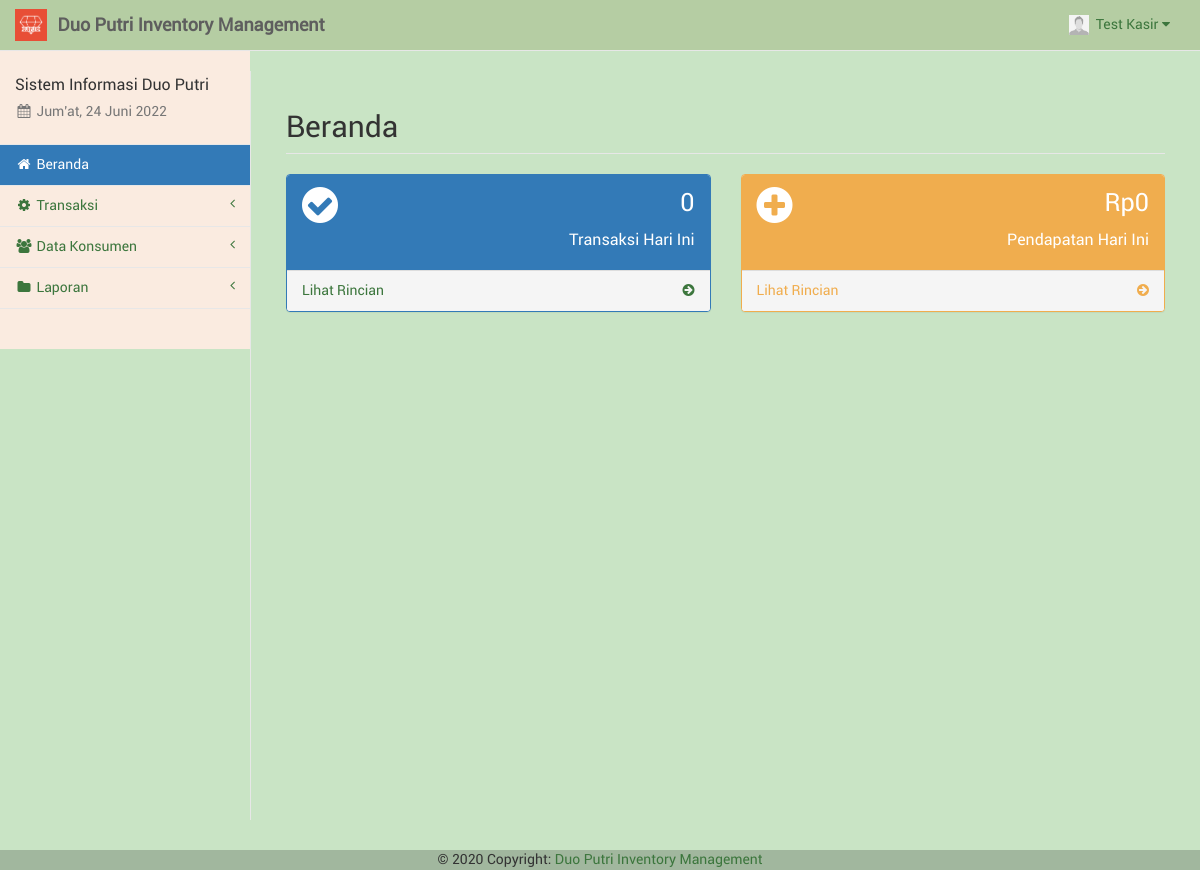
The page /kasir/index.php (signed in) on the database as committed earlier.
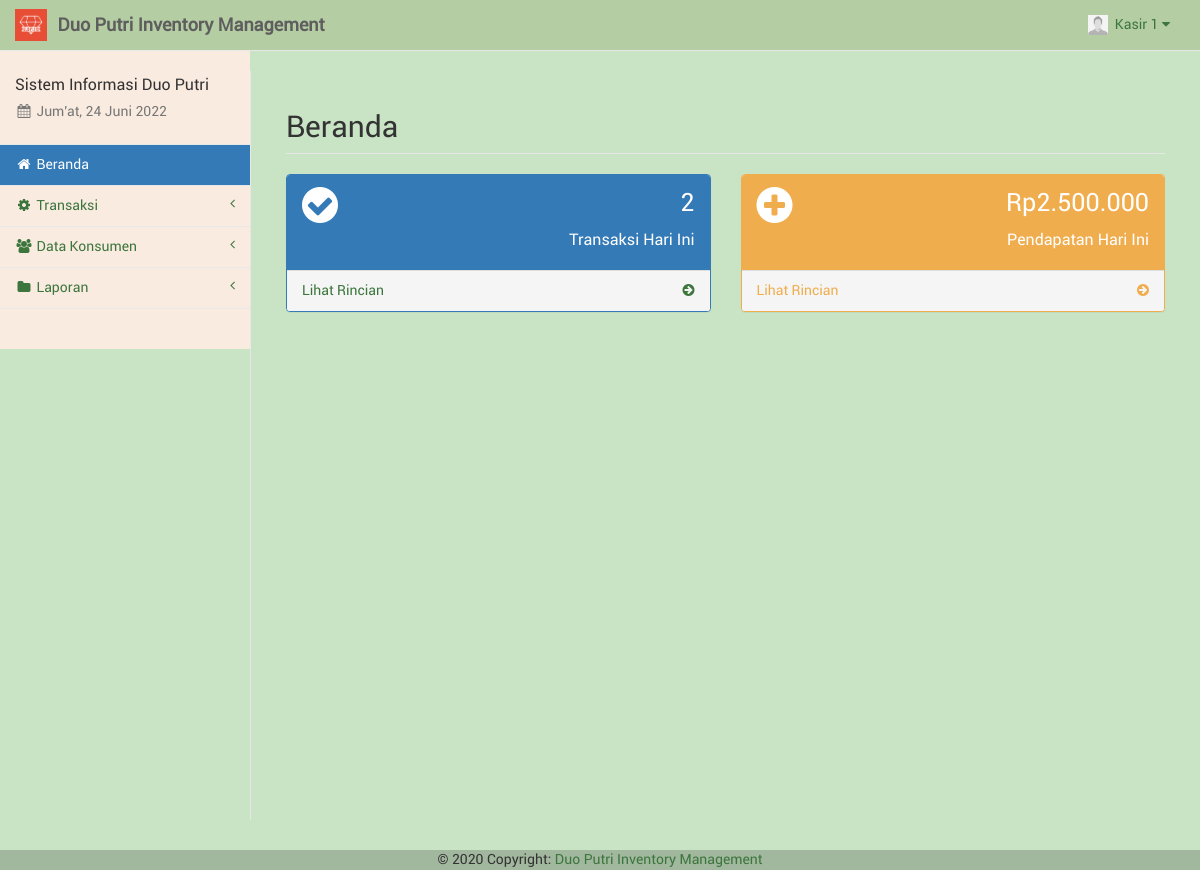
The same page on the database as committed later.
### tables this page shows
CREATE TABLE `kasir` (
  `id_kasir` int(11) NOT NULL,
  `nama_kasir` varchar(50) NOT NULL,
  `telp_kasir` varchar(20) NOT NULL,
  `user_kasir` varchar(50) NOT NULL,
  `pass_kasir` varchar(100) NOT NULL,
  `foto_kasir` text NOT NULL,
  `id_adm` int(11) NOT NULL
);

### kasir/sess_check.php (called while the page is built, shortened)
<?php
	$chk_sess = $_SESSION['kasir'];
	include("dist/config/koneksi.php");
	$sql_sess = "SELECT * FROM kasir WHERE id_kasir='". $chk_sess ."'";
	$ress_sess = mysqli_query($conn, $sql_sess);
	$row_sess = mysqli_fetch_array($ress_sess);
	$sess_kasirname = $row_sess['nama_kasir'];
	$sess_kasirfoto = $row_sess['foto_kasir'];
?>

### kasir/dist/function/format_rupiah.php (called while the page is built, shortened)
<?php
	function format_rupiah($rp) {
		$jumlah = number_format($rp, 0, ",", ".");
		$rupiah = "Rp". $jumlah;
		return $rupiah;
	}
?>

### kasir/layout_top.php (the view, shortened to what the changed rows need)
<!DOCTYPE html>
<html lang="en">
<head>
	<link href="libs/bootstrap/dist/css/bootstrap.min.css" rel="stylesheet">
	<link href="libs/metisMenu/dist/metisMenu.min.css" rel="stylesheet">
	<link href="libs/datatables-plugins/integration/bootstrap/3/dataTables.bootstrap.css" rel="stylesheet">
	<link href="libs/datatables-responsive/css/dataTables.responsive.css" rel="stylesheet">
	<link href="dist/css/sb-admin-2.css" rel="stylesheet">
	<link href="dist/css/offline-font.css" rel="stylesheet">
	<link href="dist/css/custom.css" rel="stylesheet">
	<link href="libs/font-awesome/css/font-awesome.min.css" rel="stylesheet" type="text/css">
</head>
<body style="background-color: #C9E4C5 ;">
	<div id="wrapper" style="background-color: #C9E4C5;">
		<nav class="navbar navbar-default navbar-static-top" style="background-color: #B5CDA3 ;" role="navigation" style="margin-bottom: 0">
			<ul class="nav navbar-top-links navbar-right">
				<li class="dropdown dropdown-right">
					<a class="dropdown-toggle" data-toggle="dropdown" href="#">
						<img src="../foto/<?php echo $sess_kasirfoto; ?>" width="20px" height="20px" padding="0px">&nbsp;&nbsp;<?php echo ucfirst($sess_kasirname); ?>&nbsp;<i class="fa fa-caret-down"></i>
					</a>
				</li>
			</ul>
		</nav>

### kasir/index.php (shortened to what the changed rows need)
<?php
include("sess_check.php");
include("dist/function/format_rupiah.php");
$tgl = date('Y-m-d');
$ttl = 0;
$sql = "SELECT * FROM trx WHERE tgl_trx='$tgl'";
$ress = mysqli_query($conn, $sql);
$jmltrx = mysqli_num_rows($ress);
while ($data = mysqli_fetch_array($ress)) {
	$tot = $data['total'];
	$ttl += $tot;
}
include("layout_top.php");
?>
<div id="page-wrapper" style="background-color: #C9E4C5;">
	<div class="container-fluid">
		<div class="row">
			<div class="col-lg-12">
				<h1 class="page-header">Beranda</h1>
			</div>
		</div>
		<div class="row">
			<div class="col-lg-6 col-md-6">
				<div class="panel panel-primary">
					<div class="panel-heading">
						<div class="row">
							<div class="col-xs-9 text-right">
								<div class="huge"><?php echo $jmltrx; ?></div>
								<div>
									<h4>Transaksi Hari Ini</h4>
								</div>
							</div>
						</div>
					</div>
				</div>
			</div>
			<div class="col-lg-6 col-md-6">
				<div class="panel panel-yellow">
					<div class="panel-heading">
						<div class="row">
							<div class="col-xs-9 text-right">
								<div class="huge"><?php echo format_rupiah($ttl); ?></div>
								<div>
									<h4>Pendapatan Hari Ini</h4>
								</div>
							</div>
						</div>
					</div>
				</div>
			</div>
		</div>
	</div>
</div>
<?php
include("layout_bottom.php");
?>

Rows that differ between the two databases and show on the page:
changed kasir: nama_kasir "Test Kasir" → "Kasir 1"
Other text that changed with them:
$jmltrx: "0" → "2"
format_rupiah($ttl): "Rp0" → "Rp2.500.000"
